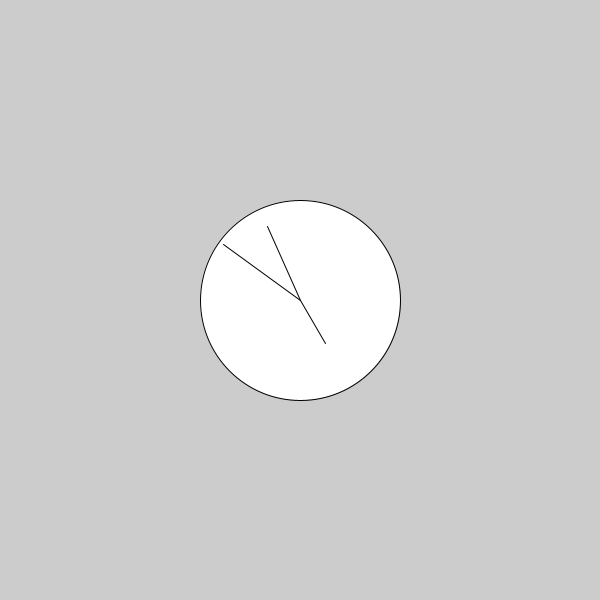
Frame 1 (no input)
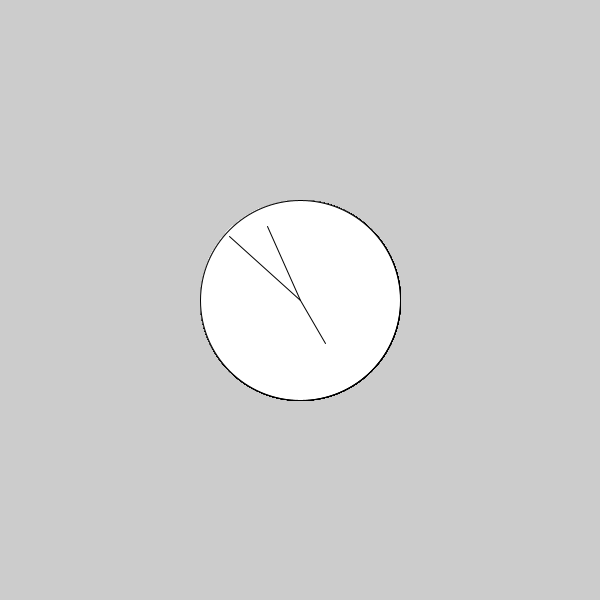
Frame 60 (the mouse pressed at the canvas centre just before this capture)
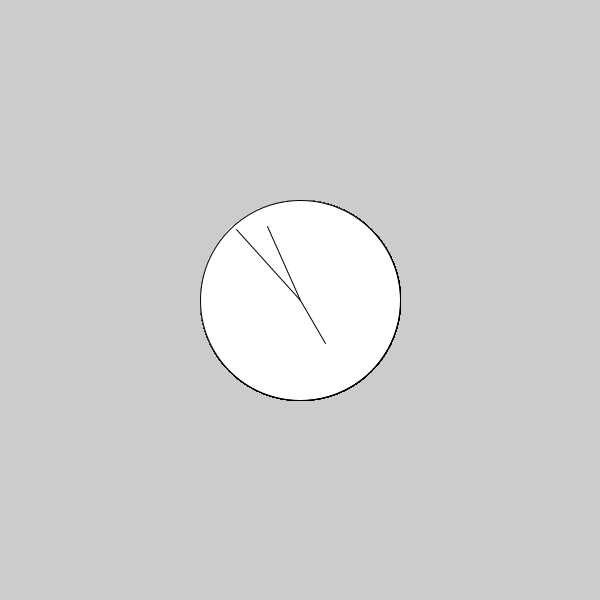
Frame 120 (the mouse held since frame 60 and released just before this capture)

The Processing sketch that drew these frames (run headless with seeded random() and noise(); from frame 60 on, the mouse is pressed at the canvas centre):

// Processing sketch: sketch_05
// ── sketch_05.pde


void setup()
{ size(600,600);

}
void draw()
{
  int s=second();
  int m=minute();
  int h=hour();
  int Mgrad;
  int Sgrad;
  int Hgrad;
  Sgrad=s*6-90;
  Mgrad=m*6-90;
  Hgrad=(720/24)*h-90;
  
  ellipse(width/2,height/2,200,200);
  line(width/2,height/2,width/2+80*cos(Mgrad*PI/180),height/2+80*sin(Mgrad*PI/180));
  line(width/2,height/2,width/2+50*cos(Hgrad*PI/180),height/2+50*sin(Hgrad*PI/180));
  line(width/2,height/2,width/2+95*cos(Sgrad*PI/180),height/2+95*sin(Sgrad*PI/180));
}
